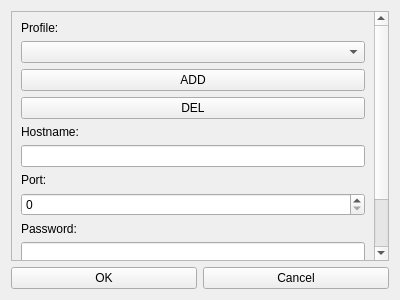
<?xml version="1.0" encoding="UTF-8"?>
<ui version="4.0">
 <class>SettingsDialog</class>
 <widget class="QWidget" name="SettingsDialog">
  <property name="geometry">
   <rect>
    <x>0</x>
    <y>0</y>
    <width>400</width>
    <height>300</height>
   </rect>
  </property>
  <property name="windowTitle">
   <string>Dialog</string>
  </property>
  <layout class="QVBoxLayout" name="verticalLayout">
   <item>
    <widget class="QScrollArea" name="scrollArea">
     <property name="widgetResizable">
      <bool>true</bool>
     </property>
     <widget class="QWidget" name="scrollAreaWidgetContents">
      <property name="geometry">
       <rect>
        <x>0</x>
        <y>0</y>
        <width>363</width>
        <height>304</height>
       </rect>
      </property>
      <layout class="QVBoxLayout" name="verticalLayout_2">
       <item>
        <widget class="QLabel" name="label_4">
         <property name="text">
          <string>Profile:</string>
         </property>
        </widget>
       </item>
       <item>
        <layout class="QHBoxLayout" name="horizontalLayout_2">
         <item>
          <widget class="QComboBox" name="comboBoxProfiles"/>
         </item>
        </layout>
       </item>
       <item>
        <widget class="QPushButton" name="btnAddProfile">
         <property name="text">
          <string>ADD</string>
         </property>
        </widget>
       </item>
       <item>
        <widget class="QPushButton" name="btnDeleteProfile">
         <property name="text">
          <string>DEL</string>
         </property>
        </widget>
       </item>
       <item>
        <widget class="QLabel" name="label">
         <property name="text">
          <string>Hostname:</string>
         </property>
        </widget>
       </item>
       <item>
        <widget class="QLineEdit" name="leHostname"/>
       </item>
       <item>
        <widget class="QLabel" name="label_2">
         <property name="text">
          <string>Port:</string>
         </property>
        </widget>
       </item>
       <item>
        <widget class="QSpinBox" name="spinBoxPort"/>
       </item>
       <item>
        <widget class="QLabel" name="label_3">
         <property name="text">
          <string>Password:</string>
         </property>
        </widget>
       </item>
       <item>
        <widget class="QLineEdit" name="lePassword">
         <property name="echoMode">
          <enum>QLineEdit::Password</enum>
         </property>
        </widget>
       </item>
       <item>
        <widget class="QCheckBox" name="cbDefaultServer">
         <property name="text">
          <string>Make this the default</string>
         </property>
        </widget>
       </item>
       <item>
        <widget class="QPushButton" name="btnConnect">
         <property name="text">
          <string>Connect</string>
         </property>
        </widget>
       </item>
      </layout>
     </widget>
    </widget>
   </item>
   <item>
    <layout class="QHBoxLayout" name="horizontalLayout">
     <item>
      <widget class="QPushButton" name="btnOk">
       <property name="text">
        <string>OK</string>
       </property>
      </widget>
     </item>
     <item>
      <widget class="QPushButton" name="btnCancel">
       <property name="text">
        <string>Cancel</string>
       </property>
      </widget>
     </item>
    </layout>
   </item>
  </layout>
 </widget>
 <resources/>
 <connections/>
</ui>
